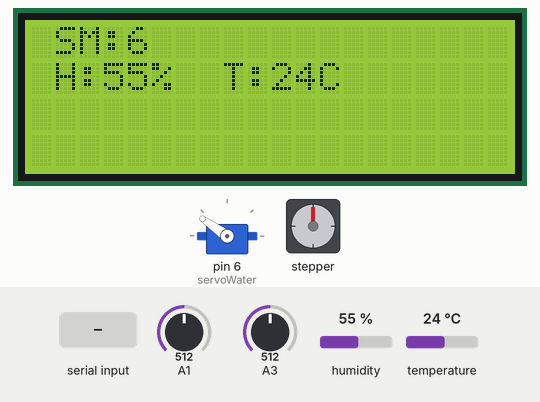
Recording of a sketch running on a simulated Arduino Uno, built with avr-gcc and run on an emulated ATmega328P. Parts: servo, 20×4 character LCD, stepper motor. The inputs (shaded band) are chosen by the test bench; at power-on: A1 = 512, A3 = 512, humidity 55 %, temperature 24 °C. Stepper angles assume 2038 steps per turn; what the sketch prints to the serial monitor is not drawn.

Above: at 4.7 s.
4.8 s: "high_sunlight\n" received over Serial
At 15.12 s:
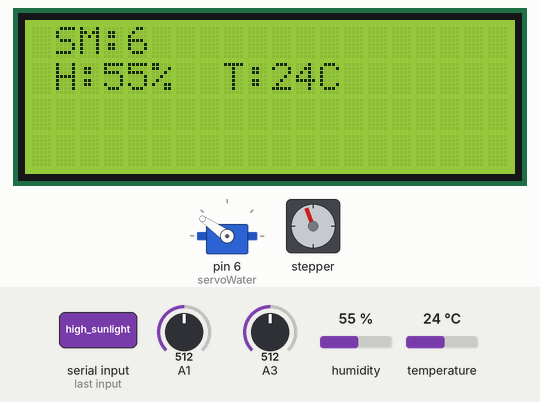
At 15.73 s:
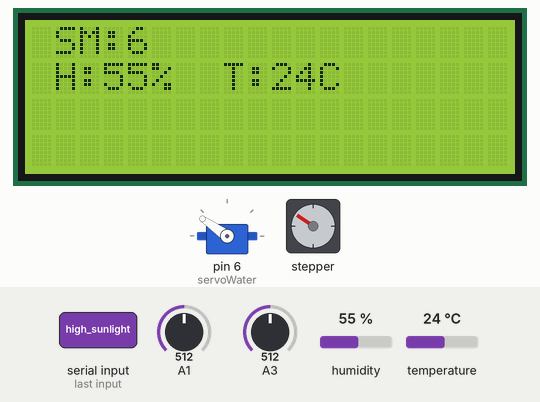
Timing chart, 0 to 27.9 s (numbered marks = the images above; inputs shaded):
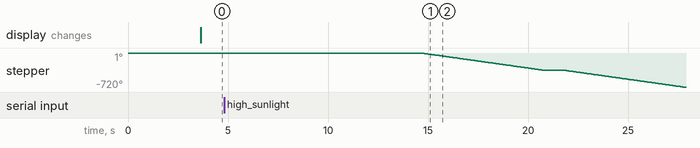

Measured:
- after the input at 4.8 s, stepper: turns 360° counter-clockwise in 6.0 s, then 360° counter-clockwise in 6.0 s

The sketch:

GardeningSketch.ino
```cpp
#include <dht.h>
#include <LiquidCrystal_I2C.h>
#include <Servo.h>
#include <Stepper.h>

#define STEPS 2038

int waterSensorVal = 0;
int soilMoistureVal = 0 ;
int ldrVal = 0;

//Initialise sensor variables
LiquidCrystal_I2C lcd(0x27,20,4);
dht DHT;
char buffer[30];
Servo servoWater;
Stepper stepper(STEPS, 8, 10, 9, 11);

void setup() {
  //Initialise servos and stepper motor
  servoWater.attach(6);
  Serial.begin (9600);
  servoWater.write(145);
  stepper.setSpeed(10);

  // Initialise LCD Screen
  lcd.init();
  lcd.clear();
  lcd.backlight();
  lcd.setCursor(1,0);
  lcd.print("Plant Watering");
  lcd.setCursor(1,1);
  lcd.print("System");
  delay(3500);
  lcd.clear();


}

void loop() {
  //Get Sensor Data values and add into buffer to be outputted
  soilMoistureVal = analogRead(A1);
  ldrVal = analogRead(A3);
  soilMoistureVal = map(soilMoistureVal,550,0,0,100);
  ldrVal = map(ldrVal,0,1023,0,100);
  DHT.read11(A2);
  sprintf(buffer, "Readings: %02d, %02d, %02d, %02d",int(round(DHT.temperature)),int(round(DHT.humidity)),soilMoistureVal,ldrVal);
  Serial.println(buffer);

  //Show Sensor data values in LCD screen
    lcd.setCursor(1,0);
    lcd.print("SM:");
    lcd.print(soilMoistureVal);

    lcd.setCursor(1,1);
    lcd.print("H:");
    lcd.print(int(round(DHT.humidity)));
    lcd.print("%");

    lcd.setCursor(8,1);
    lcd.print("T:");
    lcd.print(int(round(DHT.temperature)));
    lcd.print("C");

    //Check for commands sent from Pi to activate actuators
    if (Serial.available()>0) {
      // check for incoming serial data
      String command = Serial.readStringUntil('\n');  // read command from serial port
      if (command == "low_moisture") {  // turn on watering system
          servoWater.write(0);
          delay(5000);
          servoWater.write(145);
      }else if (command == "high_sunlight"){//Open Shade
          delay(1000);
          stepper.step(-2038);
          delay(1000);
          stepper.step(-2038);
      }else if(command == "low_sunlight"){// Close Shade
          stepper.step(2038);
          delay(1000);
          stepper.step(2038);
      }
   }
   delay(10000);
}
```
